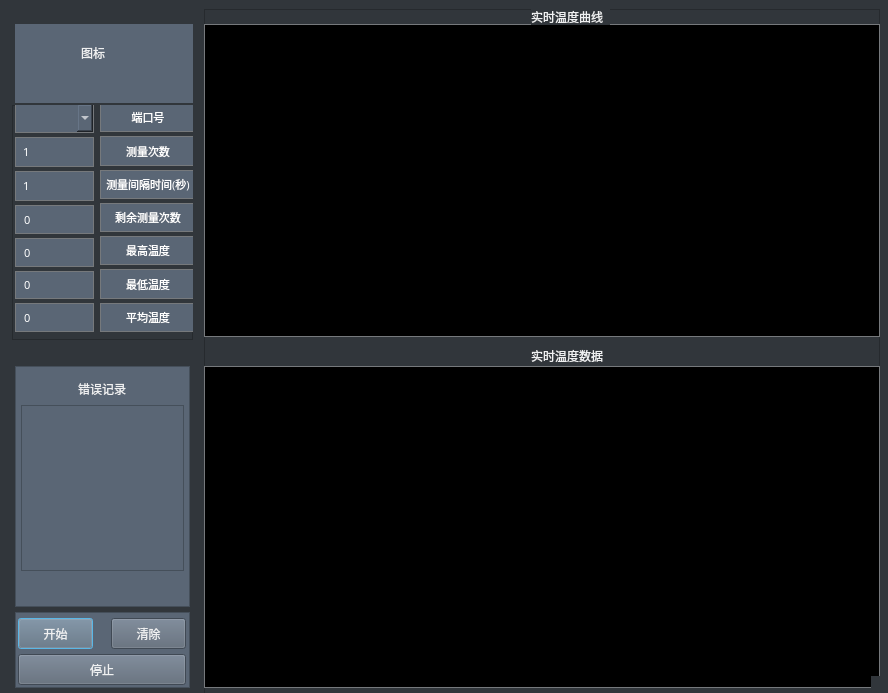
<?xml version="1.0" encoding="UTF-8"?>
<ui version="4.0">
 <class>Dialog</class>
 <widget class="QDialog" name="Dialog">
  <property name="geometry">
   <rect>
    <x>0</x>
    <y>0</y>
    <width>888</width>
    <height>693</height>
   </rect>
  </property>
  <property name="windowTitle">
   <string>上海快仓温度测试软件</string>
  </property>
  <property name="styleSheet">
   <string notr="true">    color: #eff0f1;
    background-color: #31363b;
    selection-background-color:#3daee9;
    selection-color: #eff0f1;
    background-clip: border;
    border-image: none;
    outline: 0;</string>
  </property>
  <property name="sizeGripEnabled">
   <bool>true</bool>
  </property>
  <widget class="QLabel" name="label_5">
   <property name="geometry">
    <rect>
     <x>15</x>
     <y>24</y>
     <width>178</width>
     <height>79</height>
    </rect>
   </property>
   <property name="styleSheet">
    <string notr="true">background-color: rgb(90, 102, 117);</string>
   </property>
   <property name="text">
    <string/>
   </property>
  </widget>
  <widget class="QFrame" name="frame">
   <property name="geometry">
    <rect>
     <x>12</x>
     <y>105</y>
     <width>181</width>
     <height>235</height>
    </rect>
   </property>
   <property name="frameShape">
    <enum>QFrame::StyledPanel</enum>
   </property>
   <property name="frameShadow">
    <enum>QFrame::Raised</enum>
   </property>
   <widget class="QWidget" name="layoutWidget">
    <property name="geometry">
     <rect>
      <x>3</x>
      <y>-3</y>
      <width>181</width>
      <height>230</height>
     </rect>
    </property>
    <layout class="QHBoxLayout" name="horizontalLayout">
     <property name="leftMargin">
      <number>0</number>
     </property>
     <property name="topMargin">
      <number>1</number>
     </property>
     <item>
      <layout class="QVBoxLayout" name="verticalLayout">
       <property name="spacing">
        <number>4</number>
       </property>
       <item>
        <widget class="QComboBox" name="comboBox_port">
         <property name="font">
          <font>
           <family>微软雅黑</family>
           <pointsize>8</pointsize>
          </font>
         </property>
         <property name="styleSheet">
          <string notr="true">    border: 1px solid #76797C;
    background-color: rgb(90, 102, 117);;
    color: white;
    padding: 5px;
    opacity: 200;</string>
         </property>
         <property name="locale">
          <locale language="Chinese" country="HongKong"/>
         </property>
        </widget>
       </item>
       <item>
        <widget class="QLineEdit" name="lineEdit_input_frequency">
         <property name="font">
          <font>
           <family>微软雅黑</family>
           <pointsize>8</pointsize>
          </font>
         </property>
         <property name="styleSheet">
          <string notr="true">    border: 1px solid #76797C;
    background-color: rgb(90, 102, 117);;
    color: white;
    padding: 5px;
    opacity: 200;</string>
         </property>
         <property name="inputMask">
          <string>999999</string>
         </property>
         <property name="text">
          <string>1</string>
         </property>
        </widget>
       </item>
       <item>
        <widget class="QLineEdit" name="lineEdit_input_time">
         <property name="font">
          <font>
           <family>微软雅黑</family>
           <pointsize>8</pointsize>
          </font>
         </property>
         <property name="styleSheet">
          <string notr="true">    border: 1px solid #76797C;
    background-color: rgb(90, 102, 117);;
    color: white;
    padding: 5px;
    opacity: 200;</string>
         </property>
         <property name="inputMask">
          <string>999999</string>
         </property>
         <property name="text">
          <string>1</string>
         </property>
        </widget>
       </item>
       <item>
        <widget class="QLabel" name="label_remain_time">
         <property name="font">
          <font>
           <family>微软雅黑</family>
           <pointsize>8</pointsize>
          </font>
         </property>
         <property name="styleSheet">
          <string notr="true">    border: 1px solid #76797C;
    background-color: rgb(90, 102, 117);;
    color: white;
    padding: 5px;
    opacity: 200;</string>
         </property>
         <property name="text">
          <string>0</string>
         </property>
        </widget>
       </item>
       <item>
        <widget class="QLabel" name="label_max_temperature">
         <property name="font">
          <font>
           <family>微软雅黑</family>
           <pointsize>8</pointsize>
          </font>
         </property>
         <property name="styleSheet">
          <string notr="true">    border: 1px solid #76797C;
    background-color: rgb(90, 102, 117);;
    color: white;
    padding: 5px;
    opacity: 200;</string>
         </property>
         <property name="text">
          <string>0</string>
         </property>
        </widget>
       </item>
       <item>
        <widget class="QLabel" name="label_min_temperature">
         <property name="font">
          <font>
           <family>微软雅黑</family>
           <pointsize>8</pointsize>
          </font>
         </property>
         <property name="styleSheet">
          <string notr="true">    border: 1px solid #76797C;
    background-color: rgb(90, 102, 117);;
    color: white;
    padding: 5px;
    opacity: 200;</string>
         </property>
         <property name="text">
          <string>0</string>
         </property>
        </widget>
       </item>
       <item>
        <widget class="QLabel" name="label_average_temperature">
         <property name="font">
          <font>
           <family>微软雅黑</family>
           <pointsize>8</pointsize>
          </font>
         </property>
         <property name="styleSheet">
          <string notr="true">    border: 1px solid #76797C;
    background-color: rgb(90, 102, 117);;
    color: white;
    padding: 5px;
    opacity: 200;</string>
         </property>
         <property name="text">
          <string>0</string>
         </property>
        </widget>
       </item>
      </layout>
     </item>
     <item>
      <layout class="QVBoxLayout" name="verticalLayout_2">
       <property name="spacing">
        <number>4</number>
       </property>
       <item>
        <widget class="QLabel" name="label_3">
         <property name="font">
          <font>
           <family>微软雅黑</family>
           <pointsize>8</pointsize>
           <stylestrategy>PreferDefault</stylestrategy>
          </font>
         </property>
         <property name="styleSheet">
          <string notr="true">    border: 1px solid #76797C;
    background-color: rgb(90, 102, 117);;
    color: white;
    padding: 5px;
    opacity: 200;</string>
         </property>
         <property name="text">
          <string>端口号</string>
         </property>
         <property name="alignment">
          <set>Qt::AlignCenter</set>
         </property>
        </widget>
       </item>
       <item>
        <widget class="QLabel" name="label">
         <property name="font">
          <font>
           <family>微软雅黑</family>
           <pointsize>8</pointsize>
          </font>
         </property>
         <property name="styleSheet">
          <string notr="true">    border: 1px solid #76797C;
    background-color: rgb(90, 102, 117);;
    color: white;
    padding: 5px;
    opacity: 200;</string>
         </property>
         <property name="text">
          <string>测量次数</string>
         </property>
         <property name="alignment">
          <set>Qt::AlignCenter</set>
         </property>
        </widget>
       </item>
       <item>
        <widget class="QLabel" name="label_4">
         <property name="font">
          <font>
           <family>微软雅黑</family>
           <pointsize>8</pointsize>
          </font>
         </property>
         <property name="styleSheet">
          <string notr="true">    border: 1px solid #76797C;
    background-color: rgb(90, 102, 117);;
    color: white;
    padding: 5px;
    opacity: 200;</string>
         </property>
         <property name="text">
          <string>测量间隔时间(秒)</string>
         </property>
         <property name="alignment">
          <set>Qt::AlignCenter</set>
         </property>
        </widget>
       </item>
       <item>
        <widget class="QLabel" name="label_2">
         <property name="font">
          <font>
           <family>微软雅黑</family>
           <pointsize>8</pointsize>
          </font>
         </property>
         <property name="styleSheet">
          <string notr="true">    border: 1px solid #76797C;
    background-color: rgb(90, 102, 117);;
    color: white;
    padding: 5px;
    opacity: 200;</string>
         </property>
         <property name="text">
          <string>剩余测量次数</string>
         </property>
         <property name="alignment">
          <set>Qt::AlignCenter</set>
         </property>
        </widget>
       </item>
       <item>
        <widget class="QLabel" name="label_8">
         <property name="font">
          <font>
           <family>微软雅黑</family>
           <pointsize>8</pointsize>
          </font>
         </property>
         <property name="styleSheet">
          <string notr="true">    border: 1px solid #76797C;
    background-color: rgb(90, 102, 117);;
    color: white;
    padding: 5px;
    opacity: 200;</string>
         </property>
         <property name="text">
          <string>最高温度</string>
         </property>
         <property name="alignment">
          <set>Qt::AlignCenter</set>
         </property>
        </widget>
       </item>
       <item>
        <widget class="QLabel" name="label_9">
         <property name="font">
          <font>
           <family>微软雅黑</family>
           <pointsize>8</pointsize>
          </font>
         </property>
         <property name="styleSheet">
          <string notr="true">    border: 1px solid #76797C;
    background-color: rgb(90, 102, 117);;
    color: white;
    padding: 5px;
    opacity: 200;</string>
         </property>
         <property name="text">
          <string>最低温度</string>
         </property>
         <property name="alignment">
          <set>Qt::AlignCenter</set>
         </property>
        </widget>
       </item>
       <item>
        <widget class="QLabel" name="label_10">
         <property name="font">
          <font>
           <family>微软雅黑</family>
           <pointsize>8</pointsize>
          </font>
         </property>
         <property name="styleSheet">
          <string notr="true">    border: 1px solid #76797C;
    background-color: rgb(90, 102, 117);;
    color: white;
    padding: 5px;
    opacity: 200;</string>
         </property>
         <property name="text">
          <string>平均温度</string>
         </property>
         <property name="alignment">
          <set>Qt::AlignCenter</set>
         </property>
        </widget>
       </item>
      </layout>
     </item>
    </layout>
   </widget>
  </widget>
  <widget class="QFrame" name="frame_2">
   <property name="geometry">
    <rect>
     <x>204</x>
     <y>9</y>
     <width>676</width>
     <height>736</height>
    </rect>
   </property>
   <property name="frameShape">
    <enum>QFrame::StyledPanel</enum>
   </property>
   <property name="frameShadow">
    <enum>QFrame::Raised</enum>
   </property>
   <widget class="QTextEdit" name="textEdit_show_curve">
    <property name="geometry">
     <rect>
      <x>0</x>
      <y>15</y>
      <width>676</width>
      <height>313</height>
     </rect>
    </property>
    <property name="styleSheet">
     <string notr="true">    border: 1px solid #76797C;
	background-color: rgb(0, 0, 0);

    color: white;
    padding: 5px;
    opacity: 200;</string>
    </property>
   </widget>
   <widget class="QLabel" name="label_6">
    <property name="geometry">
     <rect>
      <x>327</x>
      <y>0</y>
      <width>79</width>
      <height>16</height>
     </rect>
    </property>
    <property name="text">
     <string>实时温度曲线</string>
    </property>
   </widget>
   <widget class="QTextEdit" name="textEdit_show">
    <property name="geometry">
     <rect>
      <x>0</x>
      <y>357</y>
      <width>676</width>
      <height>322</height>
     </rect>
    </property>
    <property name="styleSheet">
     <string notr="true">    border: 1px solid #76797C;
	background-color: rgb(0, 0, 0);

    color: white;
    padding: 5px;
    opacity: 200;</string>
    </property>
   </widget>
   <widget class="QLabel" name="label_7">
    <property name="geometry">
     <rect>
      <x>327</x>
      <y>339</y>
      <width>79</width>
      <height>16</height>
     </rect>
    </property>
    <property name="text">
     <string>实时温度数据</string>
    </property>
   </widget>
  </widget>
  <widget class="QFrame" name="frame_5">
   <property name="geometry">
    <rect>
     <x>15</x>
     <y>612</y>
     <width>175</width>
     <height>76</height>
    </rect>
   </property>
   <property name="styleSheet">
    <string notr="true">
    background-color: rgb(90, 102, 117);;
 </string>
   </property>
   <property name="frameShape">
    <enum>QFrame::StyledPanel</enum>
   </property>
   <property name="frameShadow">
    <enum>QFrame::Raised</enum>
   </property>
   <widget class="QPushButton" name="pushButton_start">
    <property name="geometry">
     <rect>
      <x>3</x>
      <y>6</y>
      <width>75</width>
      <height>31</height>
     </rect>
    </property>
    <property name="text">
     <string>开始</string>
    </property>
   </widget>
   <widget class="QPushButton" name="pushButton_stop">
    <property name="geometry">
     <rect>
      <x>3</x>
      <y>42</y>
      <width>168</width>
      <height>31</height>
     </rect>
    </property>
    <property name="text">
     <string>停止</string>
    </property>
   </widget>
   <widget class="QPushButton" name="pushButton_clear">
    <property name="geometry">
     <rect>
      <x>96</x>
      <y>6</y>
      <width>75</width>
      <height>31</height>
     </rect>
    </property>
    <property name="text">
     <string>清除</string>
    </property>
   </widget>
  </widget>
  <widget class="QFrame" name="frame_3">
   <property name="geometry">
    <rect>
     <x>15</x>
     <y>366</y>
     <width>175</width>
     <height>241</height>
    </rect>
   </property>
   <property name="styleSheet">
    <string notr="true">background-color: rgb(90, 102, 117);</string>
   </property>
   <property name="frameShape">
    <enum>QFrame::StyledPanel</enum>
   </property>
   <property name="frameShadow">
    <enum>QFrame::Raised</enum>
   </property>
   <widget class="QTextEdit" name="textEdit_error">
    <property name="geometry">
     <rect>
      <x>6</x>
      <y>39</y>
      <width>163</width>
      <height>166</height>
     </rect>
    </property>
   </widget>
   <widget class="QLabel" name="label_12">
    <property name="geometry">
     <rect>
      <x>63</x>
      <y>15</y>
      <width>49</width>
      <height>16</height>
     </rect>
    </property>
    <property name="text">
     <string>错误记录</string>
    </property>
   </widget>
  </widget>
  <widget class="QLabel" name="label_11">
   <property name="geometry">
    <rect>
     <x>81</x>
     <y>45</y>
     <width>28</width>
     <height>16</height>
    </rect>
   </property>
   <property name="styleSheet">
    <string notr="true">background-color: rgb(90, 102, 117);</string>
   </property>
   <property name="text">
    <string>图标</string>
   </property>
  </widget>
 </widget>
 <resources/>
 <connections>
  <connection>
   <sender>pushButton_clear</sender>
   <signal>clicked()</signal>
   <receiver>textEdit_show</receiver>
   <slot>clear()</slot>
   <hints>
    <hint type="sourcelabel">
     <x>165</x>
     <y>626</y>
    </hint>
    <hint type="destinationlabel">
     <x>210</x>
     <y>601</y>
    </hint>
   </hints>
  </connection>
 </connections>
 <designerdata>
  <property name="gridDeltaX">
   <number>3</number>
  </property>
  <property name="gridDeltaY">
   <number>3</number>
  </property>
  <property name="gridSnapX">
   <bool>true</bool>
  </property>
  <property name="gridSnapY">
   <bool>true</bool>
  </property>
  <property name="gridVisible">
   <bool>true</bool>
  </property>
 </designerdata>
</ui>
